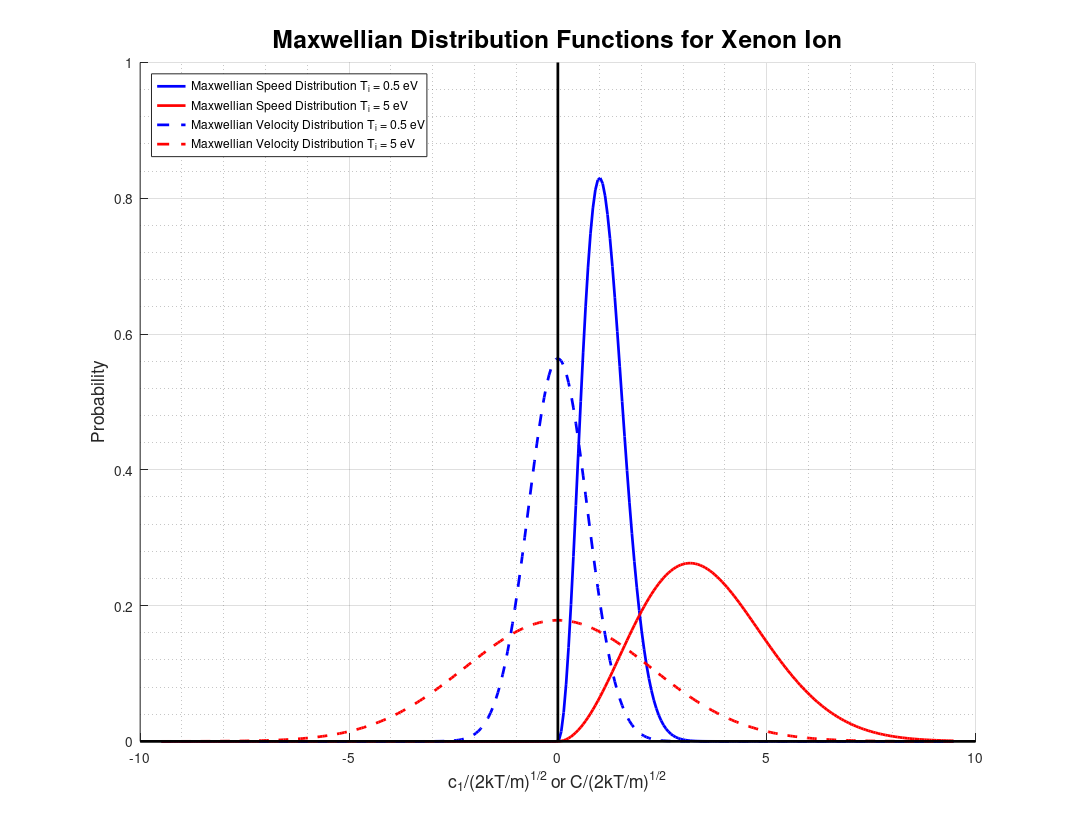

Write the MATLAB code that produced this figure.
clc; clear;

% Initialize variables
m = 2.18e-25;     % Mass of Xe Ion [kg]
k = 1.38e-23;     % Boltzmann's constant [J/K]
Te = [.5; 5];           % Particle Temperature [eV]



% Convert eV to K
T = 1.16045221e4*Te; %Temperature [K]

% Compute two frequently used constants
C1 = [4*pi*(m/(2*pi*k*T(1)))^(3/2);4*pi*(m/(2*pi*k*T(2)))^(3/2);]
C2 = [m/(2*k*T(1));m/(2*k*T(2))];
C3 = [(m/(2*pi*k*T(1)))^(1/2);(m/(2*pi*k*T(2)))^(1/2)];

c_mp1 = sqrt((2*k*T(1))/(m)) %Most Probable Speed
c_mp2 = sqrt((2*k*T(2))/(m))

c = [-3*c_mp2:50:3*c_mp2];  % Particle Velocity Magnitude [m/s]
for i=1:length(c)
    %Maxwellian Speed Distribution Function
    if c(i)<0
        chiM(1,i)=0;
        chiM(2,i)=0;
    else
        chiM(1,i) = C1(1) * c(i)^2 * exp(-C2(1) * c(i)^2);
        chiM(2,i) = C1(2) * c(i)^2 * exp(-C2(2) * c(i)^2);
    end
    
    %Maxwellian Velocity Distribution Function
    fM(1,i) = C3(1) * exp(-C2(1) * c(i)^2);
    fM(2,i) = C3(2) * exp(-C2(2) * c(i)^2);
    %fM1 = C3 * exp(-C2 * c(i)^2);
    %fM(i) = norm([fM1, fM1, fM1]);
end
hold on
plot(c/c_mp1,chiM(1,:)*c_mp1,'-b','LineWidth',2) %normalize with cmp.
plot(c/c_mp1,chiM(2,:)*c_mp1,'-r','LineWidth',2) %normalize with cmp.
plot(c/c_mp1,fM(1,:)*c_mp1,'--b','LineWidth',2)
plot(c/c_mp1,fM(2,:)*c_mp1,'--r','LineWidth',2)
xL = xlim;
yL = ylim;
line(xL, [0 0],'color','k','linewidth',2) %x-axis 
line([0 0], yL,'color','k','linewidth',2) %y-axis
title('Maxwellian Distribution Functions for Xenon Ion', 'FontSize', 18);
ylabel('Probability', 'FontSize', 13)
xlabel('c_1/(2kT/m)^{1/2} or C/(2kT/m)^{1/2}', 'FontSize', 13)
grid on
grid minor
legend('Maxwellian Speed Distribution T_i = 0.5 eV',...
    'Maxwellian Speed Distribution T_i = 5 eV',...
    'Maxwellian Velocity Distribution T_i = 0.5 eV',...
    'Maxwellian Velocity Distribution T_i = 5 eV',...
    'Location','northwest')

set(gcf,'paperorientation','landscape');
set(gcf,'paperunits','normalized');
set(gcf,'paperposition',[0 0 1 1]);
print(gcf,'-dpdf','XeBoth.pdf');
